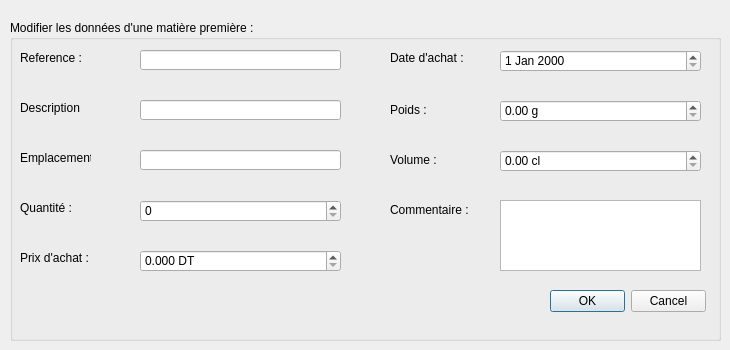
     <widget class="QWidget" name="page_4">
      <widget class="QGroupBox" name="groupBox_13">
       <property name="geometry">
        <rect>
         <x>10</x>
         <y>20</y>
         <width>711</width>
         <height>321</height>
        </rect>
       </property>
       <property name="title">
        <string>Modifier les données d'une matière première :</string>
       </property>
       <widget class="QLabel" name="label_48">
        <property name="geometry">
         <rect>
          <x>10</x>
          <y>30</y>
          <width>81</width>
          <height>16</height>
         </rect>
        </property>
        <property name="text">
         <string>Reference :</string>
        </property>
       </widget>
       <widget class="QLabel" name="label_59">
        <property name="geometry">
         <rect>
          <x>10</x>
          <y>180</y>
          <width>61</width>
          <height>16</height>
         </rect>
        </property>
        <property name="text">
         <string>Quantité :</string>
        </property>
       </widget>
       <widget class="QLabel" name="label_60">
        <property name="geometry">
         <rect>
          <x>10</x>
          <y>130</y>
          <width>71</width>
          <height>16</height>
         </rect>
        </property>
        <property name="text">
         <string>Emplacement :</string>
        </property>
       </widget>
       <widget class="QLabel" name="label_61">
        <property name="geometry">
         <rect>
          <x>10</x>
          <y>80</y>
          <width>61</width>
          <height>16</height>
         </rect>
        </property>
        <property name="text">
         <string>Description :</string>
        </property>
       </widget>
       <widget class="QLabel" name="label_63">
        <property name="geometry">
         <rect>
          <x>10</x>
          <y>230</y>
          <width>71</width>
          <height>16</height>
         </rect>
        </property>
        <property name="text">
         <string>Prix d'achat :</string>
        </property>
       </widget>
       <widget class="QLabel" name="label_64">
        <property name="geometry">
         <rect>
          <x>380</x>
          <y>30</y>
          <width>91</width>
          <height>16</height>
         </rect>
        </property>
        <property name="text">
         <string>Date d'achat :</string>
        </property>
       </widget>
       <widget class="QLineEdit" name="le_modif_descriptionMP">
        <property name="geometry">
         <rect>
          <x>130</x>
          <y>80</y>
          <width>201</width>
          <height>20</height>
         </rect>
        </property>
       </widget>
       <widget class="QLineEdit" name="le_modif_referenceMP">
        <property name="geometry">
         <rect>
          <x>130</x>
          <y>30</y>
          <width>201</width>
          <height>20</height>
         </rect>
        </property>
        <property name="readOnly">
         <bool>true</bool>
        </property>
       </widget>
       <widget class="QLineEdit" name="le_modif_emplacementMP">
        <property name="geometry">
         <rect>
          <x>130</x>
          <y>130</y>
          <width>201</width>
          <height>20</height>
         </rect>
        </property>
       </widget>
       <widget class="QLabel" name="label_65">
        <property name="geometry">
         <rect>
          <x>380</x>
          <y>80</y>
          <width>51</width>
          <height>20</height>
         </rect>
        </property>
        <property name="text">
         <string>Poids :</string>
        </property>
       </widget>
       <widget class="QLabel" name="label_66">
        <property name="geometry">
         <rect>
          <x>380</x>
          <y>130</y>
          <width>47</width>
          <height>20</height>
         </rect>
        </property>
        <property name="text">
         <string>Volume :</string>
        </property>
       </widget>
       <widget class="QLabel" name="label_67">
        <property name="geometry">
         <rect>
          <x>380</x>
          <y>180</y>
          <width>81</width>
          <height>20</height>
         </rect>
        </property>
        <property name="text">
         <string>Commentaire :</string>
        </property>
       </widget>
       <widget class="QTextEdit" name="le_modif_commentaireMP">
        <property name="geometry">
         <rect>
          <x>490</x>
          <y>180</y>
          <width>201</width>
          <height>71</height>
         </rect>
        </property>
       </widget>
       <widget class="QDialogButtonBox" name="button_okAjoutMP_2">
        <property name="geometry">
         <rect>
          <x>540</x>
          <y>270</y>
          <width>156</width>
          <height>23</height>
         </rect>
        </property>
        <property name="standardButtons">
         <set>QDialogButtonBox::Cancel|QDialogButtonBox::Ok</set>
        </property>
       </widget>
       <widget class="QDateEdit" name="dateAchatMP_modif">
        <property name="geometry">
         <rect>
          <x>490</x>
          <y>30</y>
          <width>201</width>
          <height>22</height>
         </rect>
        </property>
       </widget>
       <widget class="QSpinBox" name="sb_modif_quantiteMP">
        <property name="geometry">
         <rect>
          <x>130</x>
          <y>180</y>
          <width>201</width>
          <height>22</height>
         </rect>
        </property>
        <property name="maximum">
         <number>999999</number>
        </property>
       </widget>
       <widget class="QDoubleSpinBox" name="dsb_modif_prixMP">
        <property name="geometry">
         <rect>
          <x>130</x>
          <y>230</y>
          <width>201</width>
          <height>22</height>
         </rect>
        </property>
        <property name="suffix">
         <string> DT</string>
        </property>
        <property name="decimals">
         <number>3</number>
        </property>
        <property name="maximum">
         <double>99999.990000000005239</double>
        </property>
       </widget>
       <widget class="QDoubleSpinBox" name="dsb_modif_poidsMP">
        <property name="geometry">
         <rect>
          <x>490</x>
          <y>80</y>
          <width>201</width>
          <height>22</height>
         </rect>
        </property>
        <property name="suffix">
         <string> g</string>
        </property>
        <property name="maximum">
         <double>99999.990000000005239</double>
        </property>
       </widget>
       <widget class="QDoubleSpinBox" name="dsb_modif_volumeMP">
        <property name="geometry">
         <rect>
          <x>490</x>
          <y>130</y>
          <width>201</width>
          <height>22</height>
         </rect>
        </property>
        <property name="suffix">
         <string> cl</string>
        </property>
        <property name="maximum">
         <double>99999.990000000005239</double>
        </property>
       </widget>
      </widget>
     </widget>
